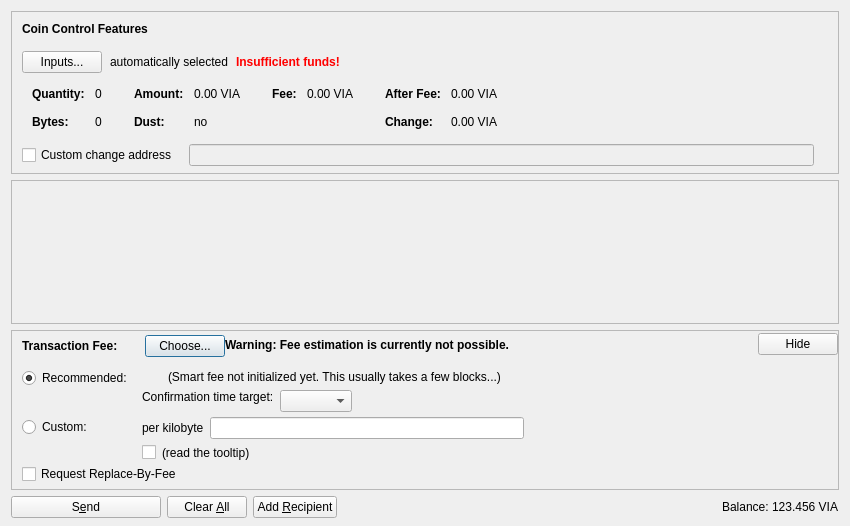
<?xml version="1.0" encoding="UTF-8"?>
<ui version="4.0">
 <class>SendCoinsDialog</class>
 <widget class="QDialog" name="SendCoinsDialog">
  <property name="geometry">
   <rect>
    <x>0</x>
    <y>0</y>
    <width>850</width>
    <height>526</height>
   </rect>
  </property>
  <property name="windowTitle">
   <string>Send Coins</string>
  </property>
  <layout class="QVBoxLayout" name="verticalLayout" stretch="0,1,0,0">
   <property name="bottomMargin">
    <number>8</number>
   </property>
   <item>
    <widget class="QFrame" name="frameCoinControl">
     <property name="sizePolicy">
      <sizepolicy hsizetype="Expanding" vsizetype="Expanding">
       <horstretch>0</horstretch>
       <verstretch>0</verstretch>
      </sizepolicy>
     </property>
     <property name="maximumSize">
      <size>
       <width>16777215</width>
       <height>16777215</height>
      </size>
     </property>
     <property name="frameShape">
      <enum>QFrame::StyledPanel</enum>
     </property>
     <property name="frameShadow">
      <enum>QFrame::Sunken</enum>
     </property>
     <layout class="QVBoxLayout" name="verticalLayoutCoinControl2">
      <property name="spacing">
       <number>0</number>
      </property>
      <property name="leftMargin">
       <number>0</number>
      </property>
      <property name="topMargin">
       <number>0</number>
      </property>
      <property name="rightMargin">
       <number>0</number>
      </property>
      <property name="bottomMargin">
       <number>6</number>
      </property>
      <item>
       <layout class="QVBoxLayout" name="verticalLayoutCoinControl" stretch="0,0,0,0,1">
        <property name="spacing">
         <number>0</number>
        </property>
        <property name="leftMargin">
         <number>10</number>
        </property>
        <property name="topMargin">
         <number>10</number>
        </property>
        <item>
         <layout class="QHBoxLayout" name="horizontalLayoutCoinControl1">
          <property name="bottomMargin">
           <number>15</number>
          </property>
          <item>
           <widget class="QLabel" name="labelCoinControlFeatures">
            <property name="sizePolicy">
             <sizepolicy hsizetype="Preferred" vsizetype="Maximum">
              <horstretch>0</horstretch>
              <verstretch>0</verstretch>
             </sizepolicy>
            </property>
            <property name="font">
             <font>
              <weight>75</weight>
              <bold>true</bold>
             </font>
            </property>
            <property name="styleSheet">
             <string notr="true">font-weight:bold;</string>
            </property>
            <property name="text">
             <string>Coin Control Features</string>
            </property>
           </widget>
          </item>
         </layout>
        </item>
        <item>
         <layout class="QHBoxLayout" name="horizontalLayoutCoinControl2" stretch="0,0,0,0">
          <property name="spacing">
           <number>8</number>
          </property>
          <property name="bottomMargin">
           <number>10</number>
          </property>
          <item>
           <widget class="QPushButton" name="pushButtonCoinControl">
            <property name="styleSheet">
             <string notr="true"/>
            </property>
            <property name="text">
             <string>Inputs...</string>
            </property>
            <property name="autoDefault">
             <bool>false</bool>
            </property>
           </widget>
          </item>
          <item>
           <widget class="QLabel" name="labelCoinControlAutomaticallySelected">
            <property name="text">
             <string>automatically selected</string>
            </property>
            <property name="margin">
             <number>5</number>
            </property>
           </widget>
          </item>
          <item>
           <widget class="QLabel" name="labelCoinControlInsuffFunds">
            <property name="font">
             <font>
              <weight>75</weight>
              <bold>true</bold>
             </font>
            </property>
            <property name="styleSheet">
             <string notr="true">color:red;font-weight:bold;</string>
            </property>
            <property name="text">
             <string>Insufficient funds!</string>
            </property>
            <property name="margin">
             <number>5</number>
            </property>
           </widget>
          </item>
          <item>
           <spacer name="horizontalSpacerCoinControl">
            <property name="orientation">
             <enum>Qt::Horizontal</enum>
            </property>
            <property name="sizeHint" stdset="0">
             <size>
              <width>40</width>
              <height>1</height>
             </size>
            </property>
           </spacer>
          </item>
         </layout>
        </item>
        <item>
         <widget class="QWidget" name="widgetCoinControl" native="true">
          <property name="sizePolicy">
           <sizepolicy hsizetype="Preferred" vsizetype="Preferred">
            <horstretch>0</horstretch>
            <verstretch>0</verstretch>
           </sizepolicy>
          </property>
          <property name="minimumSize">
           <size>
            <width>0</width>
            <height>0</height>
           </size>
          </property>
          <property name="styleSheet">
           <string notr="true"/>
          </property>
          <layout class="QHBoxLayout" name="horizontalLayoutCoinControl5">
           <property name="leftMargin">
            <number>0</number>
           </property>
           <property name="topMargin">
            <number>0</number>
           </property>
           <property name="rightMargin">
            <number>0</number>
           </property>
           <property name="bottomMargin">
            <number>0</number>
           </property>
           <item>
            <layout class="QHBoxLayout" name="horizontalLayoutCoinControl3" stretch="0,0,0,1">
             <property name="spacing">
              <number>20</number>
             </property>
             <property name="topMargin">
              <number>0</number>
             </property>
             <property name="bottomMargin">
              <number>10</number>
             </property>
             <item>
              <layout class="QFormLayout" name="formLayoutCoinControl1">
               <property name="horizontalSpacing">
                <number>10</number>
               </property>
               <property name="verticalSpacing">
                <number>14</number>
               </property>
               <property name="leftMargin">
                <number>10</number>
               </property>
               <property name="topMargin">
                <number>4</number>
               </property>
               <property name="rightMargin">
                <number>6</number>
               </property>
               <item row="0" column="0">
                <widget class="QLabel" name="labelCoinControlQuantityText">
                 <property name="font">
                  <font>
                   <weight>75</weight>
                   <bold>true</bold>
                  </font>
                 </property>
                 <property name="text">
                  <string>Quantity:</string>
                 </property>
                 <property name="margin">
                  <number>0</number>
                 </property>
                </widget>
               </item>
               <item row="0" column="1">
                <widget class="QLabel" name="labelCoinControlQuantity">
                 <property name="cursor">
                  <cursorShape>IBeamCursor</cursorShape>
                 </property>
                 <property name="contextMenuPolicy">
                  <enum>Qt::ActionsContextMenu</enum>
                 </property>
                 <property name="text">
                  <string notr="true">0</string>
                 </property>
                 <property name="margin">
                  <number>0</number>
                 </property>
                 <property name="textInteractionFlags">
                  <set>Qt::LinksAccessibleByMouse|Qt::TextSelectableByKeyboard|Qt::TextSelectableByMouse</set>
                 </property>
                </widget>
               </item>
               <item row="1" column="0">
                <widget class="QLabel" name="labelCoinControlBytesText">
                 <property name="font">
                  <font>
                   <weight>75</weight>
                   <bold>true</bold>
                  </font>
                 </property>
                 <property name="text">
                  <string>Bytes:</string>
                 </property>
                </widget>
               </item>
               <item row="1" column="1">
                <widget class="QLabel" name="labelCoinControlBytes">
                 <property name="cursor">
                  <cursorShape>IBeamCursor</cursorShape>
                 </property>
                 <property name="contextMenuPolicy">
                  <enum>Qt::ActionsContextMenu</enum>
                 </property>
                 <property name="text">
                  <string notr="true">0</string>
                 </property>
                 <property name="textInteractionFlags">
                  <set>Qt::LinksAccessibleByMouse|Qt::TextSelectableByKeyboard|Qt::TextSelectableByMouse</set>
                 </property>
                </widget>
               </item>
              </layout>
             </item>
             <item>
              <layout class="QFormLayout" name="formLayoutCoinControl2">
               <property name="horizontalSpacing">
                <number>10</number>
               </property>
               <property name="verticalSpacing">
                <number>14</number>
               </property>
               <property name="leftMargin">
                <number>6</number>
               </property>
               <property name="topMargin">
                <number>4</number>
               </property>
               <property name="rightMargin">
                <number>6</number>
               </property>
               <item row="0" column="0">
                <widget class="QLabel" name="labelCoinControlAmountText">
                 <property name="font">
                  <font>
                   <weight>75</weight>
                   <bold>true</bold>
                  </font>
                 </property>
                 <property name="text">
                  <string>Amount:</string>
                 </property>
                 <property name="margin">
                  <number>0</number>
                 </property>
                </widget>
               </item>
               <item row="0" column="1">
                <widget class="QLabel" name="labelCoinControlAmount">
                 <property name="cursor">
                  <cursorShape>IBeamCursor</cursorShape>
                 </property>
                 <property name="contextMenuPolicy">
                  <enum>Qt::ActionsContextMenu</enum>
                 </property>
                 <property name="text">
                  <string notr="true">0.00 VIA</string>
                 </property>
                 <property name="textInteractionFlags">
                  <set>Qt::LinksAccessibleByMouse|Qt::TextSelectableByKeyboard|Qt::TextSelectableByMouse</set>
                 </property>
                </widget>
               </item>
               <item row="1" column="0">
                <widget class="QLabel" name="labelCoinControlLowOutputText">
                 <property name="font">
                  <font>
                   <weight>75</weight>
                   <bold>true</bold>
                  </font>
                 </property>
                 <property name="text">
                  <string>Dust:</string>
                 </property>
                </widget>
               </item>
               <item row="1" column="1">
                <widget class="QLabel" name="labelCoinControlLowOutput">
                 <property name="cursor">
                  <cursorShape>IBeamCursor</cursorShape>
                 </property>
                 <property name="contextMenuPolicy">
                  <enum>Qt::ActionsContextMenu</enum>
                 </property>
                 <property name="text">
                  <string notr="true">no</string>
                 </property>
                 <property name="textInteractionFlags">
                  <set>Qt::LinksAccessibleByMouse|Qt::TextSelectableByKeyboard|Qt::TextSelectableByMouse</set>
                 </property>
                </widget>
               </item>
              </layout>
             </item>
             <item>
              <layout class="QFormLayout" name="formLayoutCoinControl3">
               <property name="horizontalSpacing">
                <number>10</number>
               </property>
               <property name="verticalSpacing">
                <number>14</number>
               </property>
               <property name="leftMargin">
                <number>6</number>
               </property>
               <property name="topMargin">
                <number>4</number>
               </property>
               <property name="rightMargin">
                <number>6</number>
               </property>
               <item row="0" column="0">
                <widget class="QLabel" name="labelCoinControlFeeText">
                 <property name="font">
                  <font>
                   <weight>75</weight>
                   <bold>true</bold>
                  </font>
                 </property>
                 <property name="text">
                  <string>Fee:</string>
                 </property>
                 <property name="margin">
                  <number>0</number>
                 </property>
                </widget>
               </item>
               <item row="0" column="1">
                <widget class="QLabel" name="labelCoinControlFee">
                 <property name="cursor">
                  <cursorShape>IBeamCursor</cursorShape>
                 </property>
                 <property name="contextMenuPolicy">
                  <enum>Qt::ActionsContextMenu</enum>
                 </property>
                 <property name="text">
                  <string notr="true">0.00 VIA</string>
                 </property>
                 <property name="textInteractionFlags">
                  <set>Qt::LinksAccessibleByMouse|Qt::TextSelectableByKeyboard|Qt::TextSelectableByMouse</set>
                 </property>
                </widget>
               </item>
              </layout>
             </item>
             <item>
              <layout class="QFormLayout" name="formLayoutCoinControl4">
               <property name="horizontalSpacing">
                <number>10</number>
               </property>
               <property name="verticalSpacing">
                <number>14</number>
               </property>
               <property name="leftMargin">
                <number>6</number>
               </property>
               <property name="topMargin">
                <number>4</number>
               </property>
               <property name="rightMargin">
                <number>6</number>
               </property>
               <item row="0" column="0">
                <widget class="QLabel" name="labelCoinControlAfterFeeText">
                 <property name="font">
                  <font>
                   <weight>75</weight>
                   <bold>true</bold>
                  </font>
                 </property>
                 <property name="text">
                  <string>After Fee:</string>
                 </property>
                 <property name="margin">
                  <number>0</number>
                 </property>
                </widget>
               </item>
               <item row="0" column="1">
                <widget class="QLabel" name="labelCoinControlAfterFee">
                 <property name="cursor">
                  <cursorShape>IBeamCursor</cursorShape>
                 </property>
                 <property name="contextMenuPolicy">
                  <enum>Qt::ActionsContextMenu</enum>
                 </property>
                 <property name="text">
                  <string notr="true">0.00 VIA</string>
                 </property>
                 <property name="textInteractionFlags">
                  <set>Qt::LinksAccessibleByMouse|Qt::TextSelectableByKeyboard|Qt::TextSelectableByMouse</set>
                 </property>
                </widget>
               </item>
               <item row="1" column="0">
                <widget class="QLabel" name="labelCoinControlChangeText">
                 <property name="font">
                  <font>
                   <weight>75</weight>
                   <bold>true</bold>
                  </font>
                 </property>
                 <property name="text">
                  <string>Change:</string>
                 </property>
                </widget>
               </item>
               <item row="1" column="1">
                <widget class="QLabel" name="labelCoinControlChange">
                 <property name="cursor">
                  <cursorShape>IBeamCursor</cursorShape>
                 </property>
                 <property name="contextMenuPolicy">
                  <enum>Qt::ActionsContextMenu</enum>
                 </property>
                 <property name="text">
                  <string notr="true">0.00 VIA</string>
                 </property>
                 <property name="textInteractionFlags">
                  <set>Qt::LinksAccessibleByMouse|Qt::TextSelectableByKeyboard|Qt::TextSelectableByMouse</set>
                 </property>
                </widget>
               </item>
              </layout>
             </item>
            </layout>
           </item>
          </layout>
         </widget>
        </item>
        <item>
         <layout class="QHBoxLayout" name="horizontalLayoutCoinControl4" stretch="0,0,0">
          <property name="spacing">
           <number>12</number>
          </property>
          <property name="sizeConstraint">
           <enum>QLayout::SetDefaultConstraint</enum>
          </property>
          <property name="topMargin">
           <number>5</number>
          </property>
          <property name="rightMargin">
           <number>5</number>
          </property>
          <item>
           <widget class="QCheckBox" name="checkBoxCoinControlChange">
            <property name="toolTip">
             <string>If this is activated, but the change address is empty or invalid, change will be sent to a newly generated address.</string>
            </property>
            <property name="text">
             <string>Custom change address</string>
            </property>
           </widget>
          </item>
          <item>
           <widget class="QValidatedLineEdit" name="lineEditCoinControlChange">
            <property name="enabled">
             <bool>false</bool>
            </property>
            <property name="sizePolicy">
             <sizepolicy hsizetype="Expanding" vsizetype="Fixed">
              <horstretch>0</horstretch>
              <verstretch>0</verstretch>
             </sizepolicy>
            </property>
           </widget>
          </item>
          <item>
           <widget class="QLabel" name="labelCoinControlChangeLabel">
            <property name="sizePolicy">
             <sizepolicy hsizetype="Preferred" vsizetype="Expanding">
              <horstretch>0</horstretch>
              <verstretch>0</verstretch>
             </sizepolicy>
            </property>
            <property name="minimumSize">
             <size>
              <width>0</width>
              <height>0</height>
             </size>
            </property>
            <property name="text">
             <string/>
            </property>
            <property name="margin">
             <number>3</number>
            </property>
           </widget>
          </item>
         </layout>
        </item>
        <item>
         <spacer name="verticalSpacerCoinControl">
          <property name="orientation">
           <enum>Qt::Vertical</enum>
          </property>
          <property name="sizeHint" stdset="0">
           <size>
            <width>800</width>
            <height>1</height>
           </size>
          </property>
         </spacer>
        </item>
       </layout>
      </item>
     </layout>
    </widget>
   </item>
   <item>
    <widget class="QScrollArea" name="scrollArea">
     <property name="widgetResizable">
      <bool>true</bool>
     </property>
     <widget class="QWidget" name="scrollAreaWidgetContents">
      <property name="geometry">
       <rect>
        <x>0</x>
        <y>0</y>
        <width>830</width>
        <height>104</height>
       </rect>
      </property>
      <layout class="QVBoxLayout" name="verticalLayout_2" stretch="0,1">
       <property name="leftMargin">
        <number>0</number>
       </property>
       <property name="topMargin">
        <number>0</number>
       </property>
       <property name="rightMargin">
        <number>0</number>
       </property>
       <property name="bottomMargin">
        <number>0</number>
       </property>
       <item>
        <layout class="QVBoxLayout" name="entries">
         <property name="spacing">
          <number>6</number>
         </property>
        </layout>
       </item>
       <item>
        <spacer name="verticalSpacer">
         <property name="orientation">
          <enum>Qt::Vertical</enum>
         </property>
         <property name="sizeHint" stdset="0">
          <size>
           <width>20</width>
           <height>40</height>
          </size>
         </property>
        </spacer>
       </item>
      </layout>
     </widget>
    </widget>
   </item>
   <item>
    <widget class="QFrame" name="frameFee">
     <property name="sizePolicy">
      <sizepolicy hsizetype="Expanding" vsizetype="Expanding">
       <horstretch>0</horstretch>
       <verstretch>0</verstretch>
      </sizepolicy>
     </property>
     <property name="maximumSize">
      <size>
       <width>16777215</width>
       <height>16777215</height>
      </size>
     </property>
     <property name="frameShape">
      <enum>QFrame::StyledPanel</enum>
     </property>
     <property name="frameShadow">
      <enum>QFrame::Sunken</enum>
     </property>
     <layout class="QVBoxLayout" name="verticalLayoutFee1">
      <property name="spacing">
       <number>0</number>
      </property>
      <property name="leftMargin">
       <number>0</number>
      </property>
      <property name="topMargin">
       <number>0</number>
      </property>
      <property name="rightMargin">
       <number>0</number>
      </property>
      <property name="bottomMargin">
       <number>0</number>
      </property>
      <item>
       <layout class="QVBoxLayout" name="verticalLayoutFee2" stretch="0,0,0">
        <property name="spacing">
         <number>0</number>
        </property>
        <property name="leftMargin">
         <number>10</number>
        </property>
        <property name="topMargin">
         <number>0</number>
        </property>
        <item>
         <layout class="QHBoxLayout" name="horizontalLayoutFee1">
          <property name="bottomMargin">
           <number>0</number>
          </property>
          <item>
           <layout class="QVBoxLayout" name="verticalLayoutFee7">
            <property name="spacing">
             <number>0</number>
            </property>
            <item>
             <spacer name="verticalSpacerSmartFee">
              <property name="orientation">
               <enum>Qt::Vertical</enum>
              </property>
              <property name="sizeType">
               <enum>QSizePolicy::Fixed</enum>
              </property>
              <property name="sizeHint" stdset="0">
               <size>
                <width>1</width>
                <height>4</height>
               </size>
              </property>
             </spacer>
            </item>
            <item>
             <layout class="QHBoxLayout" name="horizontalLayoutSmartFee">
              <property name="spacing">
               <number>10</number>
              </property>
              <item>
               <widget class="QLabel" name="labelFeeHeadline">
                <property name="sizePolicy">
                 <sizepolicy hsizetype="Preferred" vsizetype="Maximum">
                  <horstretch>0</horstretch>
                  <verstretch>0</verstretch>
                 </sizepolicy>
                </property>
                <property name="font">
                 <font>
                  <weight>75</weight>
                  <bold>true</bold>
                 </font>
                </property>
                <property name="styleSheet">
                 <string notr="true">font-weight:bold;</string>
                </property>
                <property name="text">
                 <string>Transaction Fee:</string>
                </property>
               </widget>
              </item>
              <item>
               <widget class="QLabel" name="labelFeeMinimized">
                <property name="text">
                 <string/>
                </property>
               </widget>
              </item>
              <item>
               <widget class="QPushButton" name="buttonChooseFee">
                <property name="text">
                 <string>Choose...</string>
                </property>
               </widget>
              </item>
             </layout>
            </item>
            <item>
             <spacer name="verticalSpacer_5">
              <property name="orientation">
               <enum>Qt::Vertical</enum>
              </property>
              <property name="sizeHint" stdset="0">
               <size>
                <width>1</width>
                <height>1</height>
               </size>
              </property>
             </spacer>
            </item>
           </layout>
          </item>
          <item>
           <widget class="QLabel" name="fallbackFeeWarningLabel">
            <property name="toolTip">
             <string>Using the fallbackfee can result in sending a transaction that will take several hours or days (or never) to confirm. Consider choosing your fee manually or wait until you have validated the complete chain.</string>
            </property>
            <property name="font">
            <font>
                <weight>75</weight>
                <bold>true</bold>
            </font>
            </property>
            <property name="text">
             <string>Warning: Fee estimation is currently not possible.</string>
            </property>
            <property name="wordWrap">
             <bool>false</bool>
            </property>
           </widget>
          </item>
          <item>
           <spacer name="horizontalSpacer_4">
            <property name="orientation">
             <enum>Qt::Horizontal</enum>
            </property>
            <property name="sizeType">
             <enum>QSizePolicy::MinimumExpanding</enum>
            </property>
            <property name="sizeHint" stdset="0">
             <size>
              <width>40</width>
              <height>20</height>
             </size>
            </property>
           </spacer>
          </item>
          <item>
           <widget class="QPushButton" name="buttonMinimizeFee">
            <property name="toolTip">
             <string>collapse fee-settings</string>
            </property>
            <property name="text">
             <string>Hide</string>
            </property>
           </widget>
          </item>
         </layout>
        </item>
        <item>
         <widget class="QFrame" name="frameFeeSelection">
          <layout class="QVBoxLayout" name="verticalLayoutFee12">
           <property name="spacing">
            <number>0</number>
           </property>
           <property name="leftMargin">
            <number>0</number>
           </property>
           <property name="topMargin">
            <number>0</number>
           </property>
           <property name="rightMargin">
            <number>0</number>
           </property>
           <property name="bottomMargin">
            <number>0</number>
           </property>
           <item>
            <layout class="QGridLayout" name="gridLayoutFee">
             <property name="topMargin">
              <number>10</number>
             </property>
             <property name="bottomMargin">
              <number>4</number>
             </property>
             <property name="horizontalSpacing">
              <number>10</number>
             </property>
             <property name="verticalSpacing">
              <number>4</number>
             </property>
             <item row="1" column="1">
              <layout class="QVBoxLayout" name="verticalLayoutFee8">
               <property name="spacing">
                <number>6</number>
               </property>
               <item>
                <layout class="QHBoxLayout" name="horizontalLayoutFee13">
                 <item>
                  <widget class="QLabel" name="labelCustomPerKilobyte">
                   <property name="toolTip">
                    <string>If the custom fee is set to 1000 satoshis and the transaction is only 250 bytes, then &quot;per kilobyte&quot; only pays 250 satoshis in fee, while &quot;total at least&quot; pays 1000 satoshis. For transactions bigger than a kilobyte both pay by kilobyte.</string>
                   </property>
                   <property name="text">
                    <string>per kilobyte</string>
                   </property>
                  </widget>
                 </item>
                 <item>
                  <widget class="BitcoinAmountField" name="customFee"/>
                 </item>
                 <item>
                  <spacer name="horizontalSpacer_6">
                   <property name="orientation">
                    <enum>Qt::Horizontal</enum>
                   </property>
                   <property name="sizeHint" stdset="0">
                    <size>
                     <width>1</width>
                     <height>1</height>
                    </size>
                   </property>
                  </spacer>
                 </item>
                </layout>
               </item>
               <item>
                <layout class="QHBoxLayout" name="horizontalLayoutFee8">
                 <item>
                  <widget class="QCheckBox" name="checkBoxMinimumFee">
                   <property name="toolTip">
                    <string>Paying only the minimum fee is just fine as long as there is less transaction volume than space in the blocks. But be aware that this can end up in a never confirming transaction once there is more demand for adrenaline transactions than the network can process.</string>
                   </property>
                   <property name="text">
                    <string/>
                   </property>
                  </widget>
                 </item>
                 <item>
                  <widget class="QLabel" name="labelMinFeeWarning">
                   <property name="enabled">
                    <bool>true</bool>
                   </property>
                   <property name="toolTip">
                    <string>Paying only the minimum fee is just fine as long as there is less transaction volume than space in the blocks. But be aware that this can end up in a never confirming transaction once there is more demand for adrenaline transactions than the network can process.</string>
                   </property>
                   <property name="text">
                    <string>(read the tooltip)</string>
                   </property>
                   <property name="margin">
                    <number>5</number>
                   </property>
                  </widget>
                 </item>
                 <item>
                  <spacer name="horizontalSpacer_2">
                   <property name="orientation">
                    <enum>Qt::Horizontal</enum>
                   </property>
                   <property name="sizeHint" stdset="0">
                    <size>
                     <width>1</width>
                     <height>1</height>
                    </size>
                   </property>
                  </spacer>
                 </item>
                </layout>
               </item>
              </layout>
             </item>
             <item row="0" column="0">
              <layout class="QVBoxLayout" name="verticalLayoutFee4" stretch="0,1">
               <item>
                <widget class="QRadioButton" name="radioSmartFee">
                 <property name="text">
                  <string>Recommended:</string>
                 </property>
                 <property name="checked">
                  <bool>true</bool>
                 </property>
                 <attribute name="buttonGroup">
                  <string notr="true">groupFee</string>
                 </attribute>
                </widget>
               </item>
               <item>
                <spacer name="verticalSpacer_2">
                 <property name="orientation">
                  <enum>Qt::Vertical</enum>
                 </property>
                 <property name="sizeHint" stdset="0">
                  <size>
                   <width>1</width>
                   <height>1</height>
                  </size>
                 </property>
                </spacer>
               </item>
              </layout>
             </item>
             <item row="1" column="0">
              <layout class="QVBoxLayout" name="verticalLayoutFee9" stretch="0,1">
               <item>
                <widget class="QRadioButton" name="radioCustomFee">
                 <property name="text">
                  <string>Custom:</string>
                 </property>
                 <attribute name="buttonGroup">
                  <string notr="true">groupFee</string>
                 </attribute>
                </widget>
               </item>
               <item>
                <spacer name="verticalSpacer_6">
                 <property name="orientation">
                  <enum>Qt::Vertical</enum>
                 </property>
                 <property name="sizeHint" stdset="0">
                  <size>
                   <width>1</width>
                   <height>1</height>
                  </size>
                 </property>
                </spacer>
               </item>
              </layout>
             </item>
             <item row="0" column="1">
              <layout class="QVBoxLayout" name="verticalLayoutFee3" stretch="0,0,1">
               <property name="spacing">
                <number>6</number>
               </property>
               <property name="topMargin">
                <number>2</number>
               </property>
               <item>
                <layout class="QHBoxLayout" name="horizontalLayoutFee12">
                 <item>
                  <widget class="QLabel" name="labelSmartFee">
                   <property name="text">
                    <string/>
                   </property>
                   <property name="margin">
                    <number>2</number>
                   </property>
                  </widget>
                 </item>
                 <item>
                  <widget class="QLabel" name="labelFeeEstimation">
                   <property name="text">
                    <string/>
                   </property>
                  </widget>
                 </item>
                 <item>
                  <widget class="QLabel" name="labelSmartFee2">
                   <property name="text">
                    <string>(Smart fee not initialized yet. This usually takes a few blocks...)</string>
                   </property>
                   <property name="margin">
                    <number>2</number>
                   </property>
                  </widget>
                 </item>
                 <item>
                  <spacer name="horizontalSpacer_5">
                   <property name="orientation">
                    <enum>Qt::Horizontal</enum>
                   </property>
                   <property name="sizeHint" stdset="0">
                    <size>
                     <width>1</width>
                     <height>1</height>
                    </size>
                   </property>
                  </spacer>
                 </item>
                </layout>
               </item>
               <item>
                <layout class="QHBoxLayout" name="horizontalLayoutFee9">
                 <item>
                  <layout class="QVBoxLayout" name="verticalLayoutFee6">
                   <item>
                    <widget class="QLabel" name="labelSmartFee3">
                     <property name="text">
                      <string>Confirmation time target:</string>
                     </property>
                     <property name="margin">
                      <number>2</number>
                     </property>
                    </widget>
                   </item>
                   <item>
                    <spacer name="verticalSpacer_3">
                     <property name="orientation">
                      <enum>Qt::Vertical</enum>
                     </property>
                     <property name="sizeHint" stdset="0">
                      <size>
                       <width>1</width>
                       <height>1</height>
                      </size>
                     </property>
                    </spacer>
                   </item>
                  </layout>
                 </item>
                 <item>
                  <layout class="QVBoxLayout" name="verticalLayoutFee5">
                   <property name="rightMargin">
                    <number>30</number>
                   </property>
                   <item>
                    <layout class="QHBoxLayout" name="horizontalLayoutConfTarget">
                     <property name="bottomMargin">
                      <number>0</number>
                     </property>
                     <item>
                      <widget class="QComboBox" name="confTargetSelector"/>
                     </item>
                     <item>
                      <spacer name="horizontalSpacerConfTarget">
                       <property name="orientation">
                        <enum>Qt::Horizontal</enum>
                       </property>
                       <property name="sizeHint" stdset="0">
                        <size>
                         <width>40</width>
                         <height>20</height>
                        </size>
                       </property>
                      </spacer>
                     </item>
                    </layout>
                   </item>
                  </layout>
                 </item>
                </layout>
               </item>
               <item>
                <spacer name="verticalSpacer_4">
                 <property name="orientation">
                  <enum>Qt::Vertical</enum>
                 </property>
                 <property name="sizeHint" stdset="0">
                  <size>
                   <width>1</width>
                   <height>1</height>
                  </size>
                 </property>
                </spacer>
               </item>
              </layout>
             </item>
            </layout>
           </item>
           <item>
            <widget class="QCheckBox" name="optInRBF">
             <property name="text">
              <string>Request Replace-By-Fee</string>
             </property>
             <property name="toolTip">
              <string>Indicates that the sender may wish to replace this transaction with a new one paying higher fees (prior to being confirmed).</string>
             </property>
            </widget>
           </item>
          </layout>
         </widget>
        </item>
        <item>
         <spacer name="verticalSpacerFee">
          <property name="orientation">
           <enum>Qt::Vertical</enum>
          </property>
          <property name="sizeHint" stdset="0">
           <size>
            <width>40</width>
            <height>5</height>
           </size>
          </property>
         </spacer>
        </item>
       </layout>
      </item>
     </layout>
    </widget>
   </item>
   <item>
    <layout class="QHBoxLayout" name="horizontalLayout">
     <item>
      <widget class="QPushButton" name="sendButton">
       <property name="minimumSize">
        <size>
         <width>150</width>
         <height>0</height>
        </size>
       </property>
       <property name="toolTip">
        <string>Confirm the send action</string>
       </property>
       <property name="text">
        <string>S&amp;end</string>
       </property>
       <property name="icon">
        <iconset resource="../bitcoin.qrc">
         <normaloff>:/icons/send</normaloff>:/icons/send</iconset>
       </property>
       <property name="autoDefault">
        <bool>false</bool>
       </property>
       <property name="default">
        <bool>false</bool>
       </property>
      </widget>
     </item>
     <item>
      <widget class="QPushButton" name="clearButton">
       <property name="sizePolicy">
        <sizepolicy hsizetype="Minimum" vsizetype="Fixed">
         <horstretch>0</horstretch>
         <verstretch>0</verstretch>
        </sizepolicy>
       </property>
       <property name="toolTip">
        <string>Clear all fields of the form.</string>
       </property>
       <property name="text">
        <string>Clear &amp;All</string>
       </property>
       <property name="icon">
        <iconset resource="../bitcoin.qrc">
         <normaloff>:/icons/remove</normaloff>:/icons/remove</iconset>
       </property>
       <property name="autoDefault">
        <bool>false</bool>
       </property>
      </widget>
     </item>
     <item>
      <widget class="QPushButton" name="addButton">
       <property name="toolTip">
        <string>Send to multiple recipients at once</string>
       </property>
       <property name="text">
        <string>Add &amp;Recipient</string>
       </property>
       <property name="icon">
        <iconset resource="../bitcoin.qrc">
         <normaloff>:/icons/add</normaloff>:/icons/add</iconset>
       </property>
       <property name="autoDefault">
        <bool>false</bool>
       </property>
      </widget>
     </item>
     <item>
      <spacer name="horizontalSpacer">
       <property name="orientation">
        <enum>Qt::Horizontal</enum>
       </property>
       <property name="sizeHint" stdset="0">
        <size>
         <width>40</width>
         <height>20</height>
        </size>
       </property>
      </spacer>
     </item>
     <item>
      <layout class="QHBoxLayout" name="horizontalLayout_2">
       <property name="spacing">
        <number>3</number>
       </property>
       <item>
        <widget class="QLabel" name="label">
         <property name="sizePolicy">
          <sizepolicy hsizetype="Preferred" vsizetype="Fixed">
           <horstretch>0</horstretch>
           <verstretch>0</verstretch>
          </sizepolicy>
         </property>
         <property name="text">
          <string>Balance:</string>
         </property>
        </widget>
       </item>
       <item>
        <widget class="QLabel" name="labelBalance">
         <property name="sizePolicy">
          <sizepolicy hsizetype="Preferred" vsizetype="Fixed">
           <horstretch>0</horstretch>
           <verstretch>0</verstretch>
          </sizepolicy>
         </property>
         <property name="cursor">
          <cursorShape>IBeamCursor</cursorShape>
         </property>
         <property name="text">
          <string notr="true">123.456 VIA</string>
         </property>
         <property name="textInteractionFlags">
          <set>Qt::LinksAccessibleByMouse|Qt::TextSelectableByKeyboard|Qt::TextSelectableByMouse</set>
         </property>
        </widget>
       </item>
      </layout>
     </item>
    </layout>
   </item>
  </layout>
 </widget>
 <customwidgets>
  <customwidget>
   <class>QValidatedLineEdit</class>
   <extends>QLineEdit</extends>
   <header>qvalidatedlineedit.h</header>
  </customwidget>
  <customwidget>
   <class>BitcoinAmountField</class>
   <extends>QLineEdit</extends>
   <header>bitcoinamountfield.h</header>
   <container>1</container>
  </customwidget>
 </customwidgets>
 <resources>
  <include location="../bitcoin.qrc"/>
 </resources>
 <connections/>
 <buttongroups>
  <buttongroup name="groupFee"/>
 </buttongroups>
</ui>
